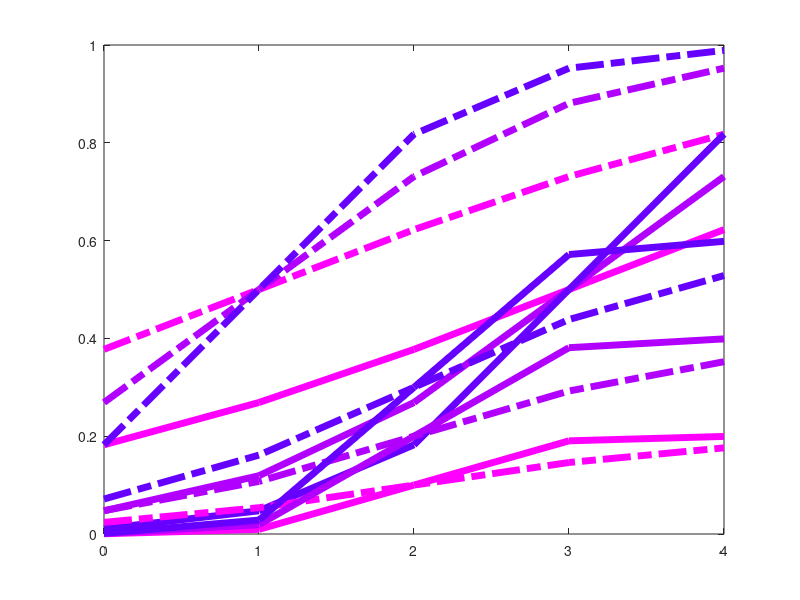

Recreate this plot in MATLAB.

dT = .01;
Lon = 2;
Loff = 2;
Bon = 12;
Boff = 1;
Ron = 16;
Roff = 4;


S=padarray(ones(5),[2 2], 0);
hkMask=[0 1 0; 1 0 1; 0 1 0];

dT = .01;
Lon = 3;
Loff = 2;
Bon = 2;
Boff = 1;
Ron = 1;
Roff = 1;

Pmx = rand(size(S));
Soc = (S>0);
Sno = ~Soc;
hk = convn(Soc,hkMask,'same');

Pon = 1 ./ (1+exp((hk-Lon).*(-Bon)));
Pkon = Sno .* ( Ron * dT * Pon );
Son = (Pkon>Pmx);

Poff = 1 ./ (1+exp(((-hk)+Loff).*(-Boff)));
Pkoff = Soc .* ( Roff * dT * Poff );
Soff = (Pkoff>Pmx);


hLB = exp((hk-Lon).*(-Bon));

xx = [0 1 2 3 4];
Sz = [S(3,1) S(3,2) S(3,3) S(4,3) S(4,4)];
hkz = [hk(3,1) hk(3,2) hk(3,3) hk(4,3) hk(4,4)];
hLBz = [hLB(3,1) hLB(3,2) hLB(3,3) hLB(4,3) hLB(4,4)];


cc = 0;
for nn = 1:3
cc = cc+.1;
S=padarray(ones(5),[2 2], 0);
hkMask=[0 1 0; 1 0 1; 0 1 0];

dT = .01;
Lon = 3;
Bon = nn/2;
Ron = 1;

Soc = (S>0); Sno = ~Soc; hk = convn(Soc,hkMask,'same');

hLB = exp((hk-Lon).*(-Bon));
Pon = 1 ./ (1+exp((hk-Lon).*(-Bon)));

xx = [0 1 2 3 4];
hLBz = [hLB(3,1) hLB(3,2) hLB(3,3) hLB(4,3) hLB(4,4)];
Po = [Pon(3,1) Pon(3,2) Pon(3,3) Pon(4,3) Pon(4,4)];
LB{nn} = hLBz;

figure(1)
% plot(xx,Po,':','Color',[(.9-cc*1.5) (.3) (.5+cc)],'LineWidth',2)
% plot(xx,Po,'Color',[(.1+cc) (.1) (.9)],'LineWidth',2)
% hold on

% subplot(2,1,1),
% plot(xx,hLBz,'Color',[(.9-cc*1.5) (.1+cc) (.5+cc)],'LineWidth',2)
% hold on
% subplot(2,1,2),
% plot(xx,Po,':','Color',[(.9-cc*1.5) (.3) (.5+cc)],'LineWidth',2)
% plot(xx,Po,'Color',[(.1+cc) (.1) (.9)],'LineWidth',2)
% hold on

pause(.5)
end


















cc = 0;
for nn = 1:3
S=padarray(ones(5),[2 2], 0);
hkMask=[0 1 0; 1 0 1; 0 1 0];

dT = .01;
Lon = 3;
Bon = nn/2;
Ron = 1;

Lon1=1;
Lon3=3;

Soc = (S>0); Sno = ~Soc; hk = convn(Soc,hkMask,'same');

Pon1 = 1 ./ (1+exp((hk-Lon1).*(-Bon)));
Pon3 = 1 ./ (1+exp((hk-Lon3).*(-Bon)));

Po1 = [Pon1(3,1) Pon1(3,2) Pon1(3,3) Pon1(4,3) Pon1(4,4)];
Po3 = [Pon3(3,1) Pon3(3,2) Pon3(3,3) Pon3(4,3) Pon3(4,4)];

xx = [0 1 2 3 4];
figure(1)
plot(xx,Po1,'-.','Color',[(1-cc) (0) (1)],'LineWidth',5)
hold on
plot(xx,Po3,'Color',[(1-cc) (0) (1)],'LineWidth',5)
hold on

pause(.5)
cc = cc+.3;
end








clc; close all; clear all;
cc = 0;
for nn = 1:3
S=padarray(ones(5),[2 2], 0);
hkMask=[0 1 0; 1 0 1; 0 1 0];

dT = .1;
Lon = 2;
Ron = nn*2;

Bon1 = 1;
Bon2 = 3;


Soc = (S>0); Sno = ~Soc; hk = convn(Soc,hkMask,'same');

Pon1 = 1 ./ (1+exp((hk-Lon).*(-Bon1)));
Pon2 = 1 ./ (1+exp((hk-Lon).*(-Bon2)));

Pkon1 = ( Ron * dT * Pon1 );
Pkon2 = ( Ron * dT * Pon2 );

Po1 = [Pkon1(3,1) Pkon1(3,2) Pkon1(3,3) Pkon1(4,3) Pkon1(4,4)];
Po2 = [Pkon2(3,1) Pkon2(3,2) Pkon2(3,3) Pkon2(4,3) Pkon2(4,4)];

xx = [0 1 2 3 4];
figure(1)
hPo1 = plot(xx,Po1,'-.','Color',[(1-cc) (0) (1)],'LineWidth',5);
hold on
plot(xx,Po2,'Color',[(1-cc) (0) (1)],'LineWidth',5)
hold on

pause(.5)
cc = cc+.3;
end
% legend(hPo1,'Bon1 Ron1','Bon1 Ron2','Bon1 Ron3')



% [1 0 0] red
% 
% [1 0 1] magenta 
% 
% [0 0 1] blue
% 
% [0 1 0] green
